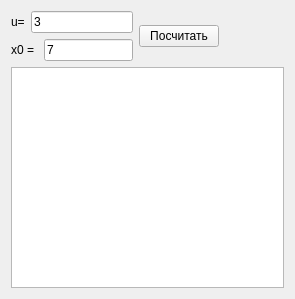
<?xml version="1.0" encoding="UTF-8"?>
<ui version="4.0">
 <class>MainWindow</class>
 <widget class="QMainWindow" name="MainWindow">
  <property name="geometry">
   <rect>
    <x>0</x>
    <y>0</y>
    <width>295</width>
    <height>299</height>
   </rect>
  </property>
  <property name="windowTitle">
   <string>MainWindow</string>
  </property>
  <widget class="QWidget" name="centralWidget">
   <layout class="QGridLayout" name="gridLayout">
    <item row="0" column="0">
     <layout class="QVBoxLayout" name="verticalLayout">
      <item>
       <layout class="QHBoxLayout" name="horizontalLayout_2">
        <item>
         <widget class="QLabel" name="label_2">
          <property name="text">
           <string>u=</string>
          </property>
         </widget>
        </item>
        <item>
         <widget class="QLineEdit" name="uLine">
          <property name="text">
           <string>3</string>
          </property>
         </widget>
        </item>
       </layout>
      </item>
      <item>
       <layout class="QHBoxLayout" name="horizontalLayout">
        <item>
         <widget class="QLabel" name="label">
          <property name="text">
           <string>x0 = </string>
          </property>
         </widget>
        </item>
        <item>
         <widget class="QLineEdit" name="x0Line">
          <property name="text">
           <string>7</string>
          </property>
         </widget>
        </item>
       </layout>
      </item>
     </layout>
    </item>
    <item row="0" column="1">
     <widget class="QPushButton" name="pushButton">
      <property name="text">
       <string>Посчитать</string>
      </property>
     </widget>
    </item>
    <item row="0" column="2">
     <spacer name="horizontalSpacer">
      <property name="orientation">
       <enum>Qt::Horizontal</enum>
      </property>
      <property name="sizeHint" stdset="0">
       <size>
        <width>78</width>
        <height>20</height>
       </size>
      </property>
     </spacer>
    </item>
    <item row="1" column="0" colspan="3">
     <widget class="QTextBrowser" name="textBrowser"/>
    </item>
   </layout>
   <zorder>x0Line</zorder>
   <zorder>uLine</zorder>
   <zorder>label</zorder>
   <zorder>label_2</zorder>
   <zorder>gLine</zorder>
   <zorder>label_3</zorder>
   <zorder>uLine</zorder>
   <zorder>x0Line</zorder>
   <zorder>uLine</zorder>
   <zorder>pushButton</zorder>
   <zorder>textBrowser</zorder>
   <zorder>horizontalSpacer</zorder>
  </widget>
 </widget>
 <layoutdefault spacing="6" margin="11"/>
 <resources/>
 <connections/>
</ui>
